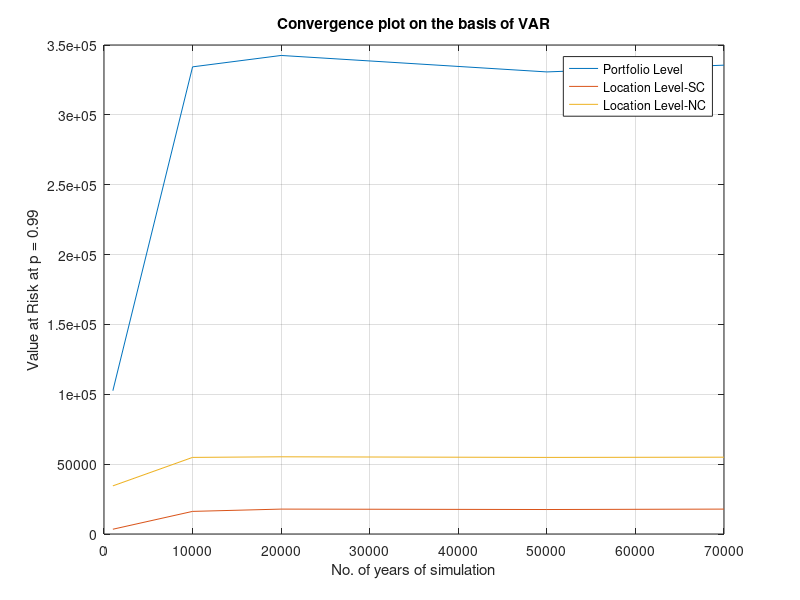
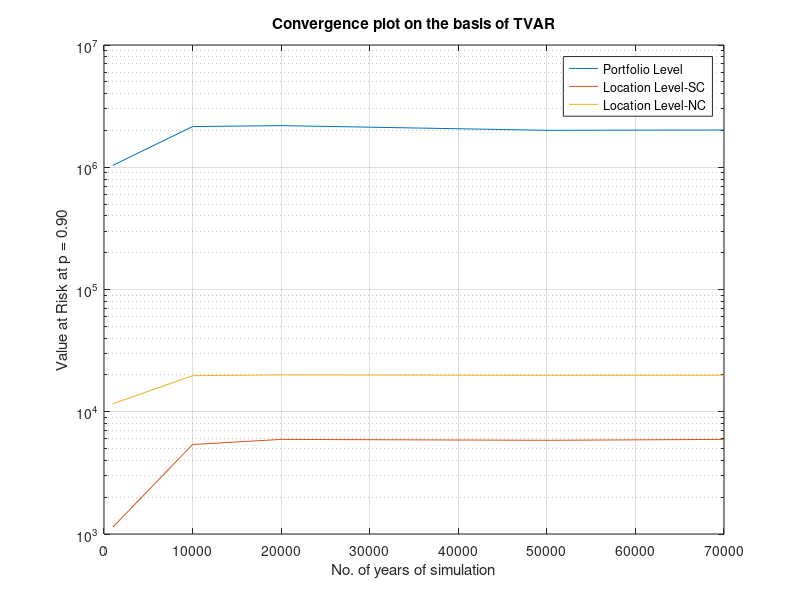
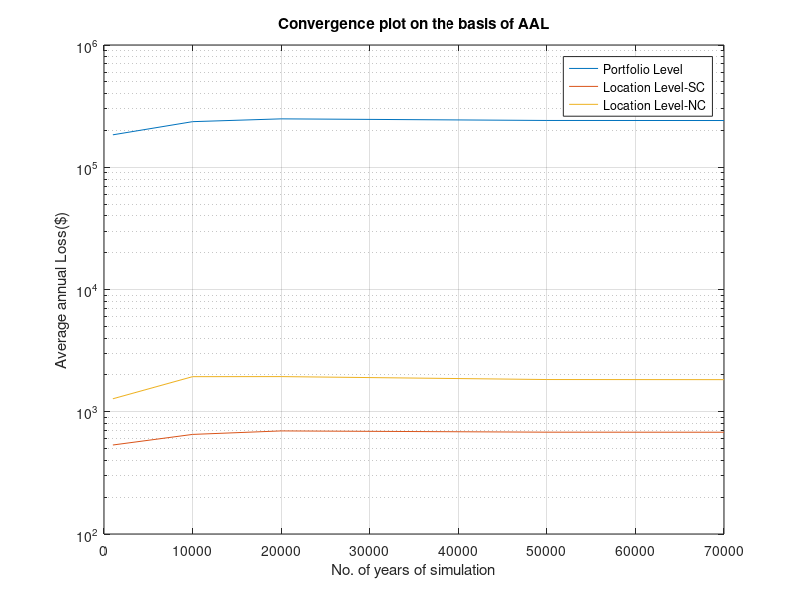
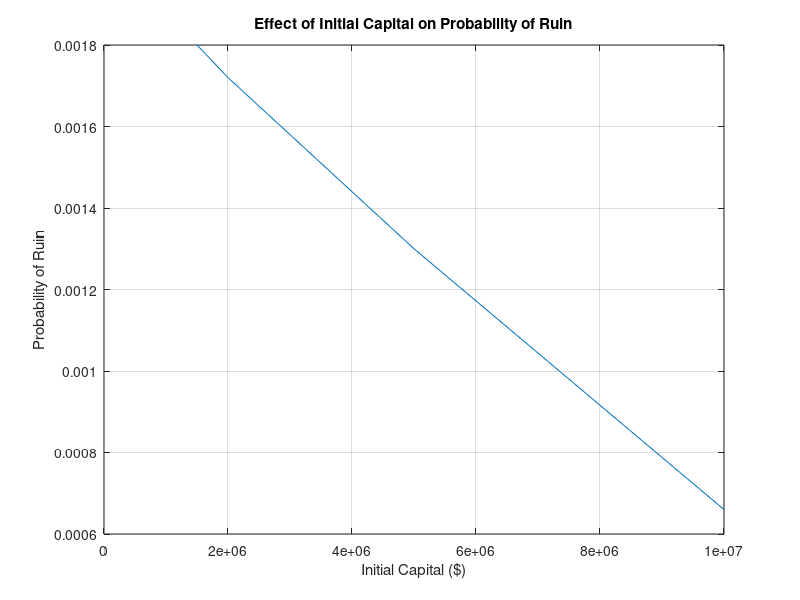

MATLAB code to generate these figures, in order:
%% CONVERGENCE PLOTS

yrs = [1000;10000;20000;50000;70000];

var_99 = [102566.6143
334363.402
342518.0289
330731.5631
335574.6754
];

var_99_SC = [3414.634146
16186.82999
17824.27528
17524.9654
17824.27528
];

var_99_NC = [34442.49356
54837.11083
55255.05949
54825.75783
54980.88909
];

AAL = [184214.525
236026.6008
248812.001
241398.8992
241133.3296
];
AAL_SC = [534.6318375
652.5831181
697.0802088
680.7138252
679.9869101
];
AAL_NC = [1276.734647
1936.600005
1938.940206
1834.738078
1830.51975
];

tvar_90 = [1037146.957
2152162.137
2190775.996
2005370.733
2017075.793
];
tvar_90_SC = [1138.211382
5395.609996
5941.425094
5841.655133
5941.425094
];
tvar_90_NC = [11622.00753
19718.65772
20026.39852
19865.91829
19909.91484
];

figure;
plot(yrs,var_99,yrs,var_99_SC,yrs,var_99_NC);
grid on;
xlabel('No. of years of simulation');
ylabel('Value at Risk at p = 0.99');
legend('Portfolio Level','Location Level-SC','Location Level-NC');
title('Convergence plot on the basis of VAR');

figure;
semilogy(yrs,tvar_90,yrs,tvar_90_SC,yrs,tvar_90_NC);
grid on;
xlabel('No. of years of simulation');
ylabel('Value at Risk at p = 0.90');
legend('Portfolio Level','Location Level-SC','Location Level-NC');
title('Convergence plot on the basis of TVAR');

figure;
semilogy(yrs,AAL,yrs,AAL_SC,yrs,AAL_NC);
grid on;
xlabel('No. of years of simulation');
ylabel('Average annual Loss($)');
legend('Portfolio Level','Location Level-SC','Location Level-NC');
title('Convergence plot on the basis of AAL');

%% Sensitivity Study

% Effect of Initial Capital on Probability of Ruin
I_C = [1.5 2 5 10]*10^6;
p_ruin = [0.0018 0.00172 0.0013 0.00066];

figure;
plot (I_C,p_ruin);
grid on;
xlabel('Initial Capital ($)');
ylabel('Probability of Ruin');
title('Effect of Initial Capital on Probability of Ruin');

premium = [1 1.5 1.7 1.9]*10^3;
p_ruin = [0.00366 0.0018 0.00116 0.0007];

figure;
plot(premium,p_ruin);
grid on;
xlabel('Premium ($)');
ylabel('Probability of Ruin');
title('Effect of Premium on Probability of Ruin');

deduct = [0.01 0.03 0.05 0.1]*10^6;
p_ruin = [0.0018 0.00054 0.00036 0.00008];
AAL = [2.41 1.7497 1.3618 .81657]*10^5;
AAL_NC = [4.7703 3.4007 2.6305 1.3719]*10^4;
AAL_SC = [1.9536 1.4211 1.1072 .66404]*10^5;

figure;
plot(deduct,p_ruin);
grid on;
xlabel('Deductable ($)');
ylabel('Probability of Ruin');
title('Effect of Deductable on Probability of Ruin');

figure;
plot(deduct,AAL);
grid on;
xlabel('Deductable ($)');
ylabel('Average Annual Loss for entire portfolio($)');
title('Effect of Deductable on AAL of entire portfolio');

figure;
plot(deduct,AAL_SC);
grid on;
xlabel('Deductable ($)');
ylabel('Average Annual Loss for Southern California($)');
title('Effect of Deductable on AAL of SC');

figure;
plot(deduct,AAL_NC);
grid on;
xlabel('Deductable ($)');
ylabel('Average Annual Loss for Northern California ($)');
title('Effect of Deductable on AAL of NC');

% Probability of ruin wrt number of years
p_ruin = [0.09
0.009
0.0045
0.0018
0.001285714
];

yrs = [1000
10000
20000
50000
70000
];

figure;
plot(yrs,p_ruin);
grid on;
xlabel('Years of simulations');
ylabel('Probability of Ruin');

event_no = [444 909 1801 4464 6264];

figure;
plot(yrs,event_no);
grid on;
xlabel('Years of simulations');
ylabel('Total number of events during the simulation period');




    
